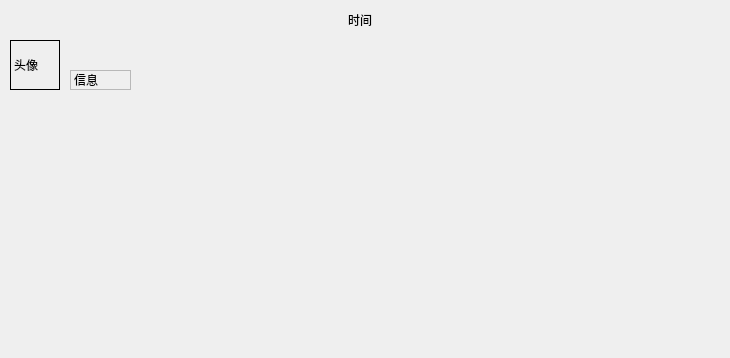
<?xml version="1.0" encoding="UTF-8"?>
<ui version="4.0">
 <class>aMessagewidget</class>
 <widget class="QWidget" name="aMessagewidget">
  <property name="geometry">
   <rect>
    <x>0</x>
    <y>0</y>
    <width>730</width>
    <height>358</height>
   </rect>
  </property>
  <property name="minimumSize">
   <size>
    <width>730</width>
    <height>110</height>
   </size>
  </property>
  <property name="maximumSize">
   <size>
    <width>730</width>
    <height>16777215</height>
   </size>
  </property>
  <property name="windowTitle">
   <string>Form</string>
  </property>
  <widget class="QLabel" name="headshot">
   <property name="geometry">
    <rect>
     <x>10</x>
     <y>40</y>
     <width>50</width>
     <height>50</height>
    </rect>
   </property>
   <property name="minimumSize">
    <size>
     <width>50</width>
     <height>50</height>
    </size>
   </property>
   <property name="maximumSize">
    <size>
     <width>50</width>
     <height>50</height>
    </size>
   </property>
   <property name="frameShape">
    <enum>QFrame::Box</enum>
   </property>
   <property name="text">
    <string>头像</string>
   </property>
  </widget>
  <widget class="QLabel" name="time">
   <property name="geometry">
    <rect>
     <x>300</x>
     <y>10</y>
     <width>120</width>
     <height>20</height>
    </rect>
   </property>
   <property name="minimumSize">
    <size>
     <width>0</width>
     <height>0</height>
    </size>
   </property>
   <property name="maximumSize">
    <size>
     <width>16777215</width>
     <height>16777215</height>
    </size>
   </property>
   <property name="frameShape">
    <enum>QFrame::NoFrame</enum>
   </property>
   <property name="text">
    <string>时间</string>
   </property>
   <property name="alignment">
    <set>Qt::AlignCenter</set>
   </property>
  </widget>
  <widget class="QLabel" name="message">
   <property name="geometry">
    <rect>
     <x>70</x>
     <y>70</y>
     <width>61</width>
     <height>20</height>
    </rect>
   </property>
   <property name="minimumSize">
    <size>
     <width>60</width>
     <height>20</height>
    </size>
   </property>
   <property name="maximumSize">
    <size>
     <width>240</width>
     <height>270</height>
    </size>
   </property>
   <property name="frameShape">
    <enum>QFrame::StyledPanel</enum>
   </property>
   <property name="text">
    <string>信息</string>
   </property>
  </widget>
 </widget>
 <resources/>
 <connections/>
</ui>
